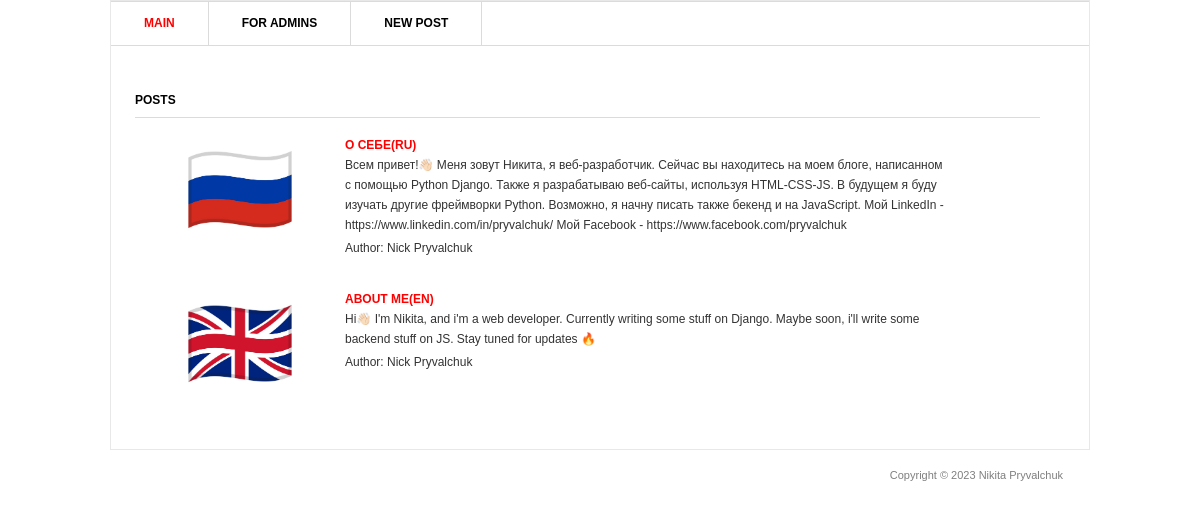
The page / on the database its author committed.
### blog/models.py (models this page shows, shortened)
class Post(models.Model):
    title = models.CharField('Title', max_length=32)
    description = models.TextField('Text')
    author = models.CharField('Authors name', max_length=32)
    date = models.DateField('Publication date')
    img = models.ImageField('Image', upload_to='image/%Y')
    class Meta:
        verbose_name = 'Post'
        verbose_name_plural = 'Posts'

### blog/views.py (the view)
# urls.py: urlpatterns = [path('', views.PostView.as_view()),
class PostView(View):
    def get(self, request):
        posts = Post.objects.all()
        return render(request, 'blog/blog.html', {'post_list': posts})

### templates/blog/blog.html (shortened to what this page needs)
{% load static %}
<html >
<head>
	<link rel="stylesheet" href="{% static 'css/style.css' %}" type="text/css" media="all" />
</head>
<body>
<div class="shell">
	<div class="border">
		<div id="navigation">
			<ul>
			    <li><a href="/" class="active">Main</a></li>
			    <li><a href="/admin">For admins</a></li>
				<li><a href="/post_new">New post</a></li>
			</ul>
		</div>
		<div id="main">
			<div id="content" class="left">
				<div class="projects">
					<h3>Posts</h3>
					{% for post in post_list %}
					<div class="item">
						<div class="image left">
							<a href="#"><img src="{{ post.img.url }}" width="200px" /></a>
						</div>
						<div class="text left">
							<h4><a href="{{ post.id }}">{{ post.title }}</a></h4>
							<p>{{ post.description }}</p>
							<p>Author: {{ post.author }}</p>
						</div>
					</div>
					{% endfor %}
				</div>
			</div>
		</div>
	</div>
	<div id="footer">
		<p class="copy right">Copyright &copy;  2023 Nikita Pryvalchuk</p>
	</div>
</div>
</body>
</html>

### static/css/style.css (style rules this page uses)
* { margin: 0; padding: 0; outline:0; }
body { font-size: 12px; line-height: 20px; font-family: Georgia, Arial, Helvetica, Sans-Serif; color: #333; background: url() repeat 0 0; }
a { color: #ff0000; text-decoration: none; cursor:pointer; }
a img { border: 0; }
.left, .alignleft { float: left; display: inline; }
.right, .alignright { float: right; display: inline; }
.shell { width: 980px; margin: 0 auto; }
.border { border: 1px solid #e8e8e8; background: #fff; position: relative; }
#navigation { height: 43px; border-top: 1px solid #dbdbdb; border-bottom: 1px solid #dbdbdb; }
#navigation ul { list-style: none; }
#navigation ul li { float: left; height: 43px; border-right: 1px solid #dbdbdb; font-size: 12px; line-height: 43px; font-weight: bold; text-transform: uppercase; }
#navigation ul li a { float: left; height: 43px; color: #000; padding: 0 33px; }
#navigation ul li a:hover, #navigation ul li a.active { color: #ff0000; text-decoration: none; }
#main { width: 932px; padding: 37px 24px 17px 24px; }
#main h3 { font-size: 12px; line-height: 15px; color: #000; text-transform: uppercase; border-bottom: 1px solid #dbdbdb; padding: 0 0 9px 0; }
#content { width: 905px; }
.projects { padding: 10px 0 0 0; }
.projects h3 { margin: 0 0 17px 0; }
.projects .item { margin: 0 0 28px 0; }
.projects .image { width: 183px; height: 111px; border: 0px solid #dbdbdb; padding: 2px; margin: 0 20px 0 3px; }
.projects .text { width: 600px; }
.projects .text h4 { font-size: 12px; line-height: 15px; color: #333; text-transform: uppercase; padding: 3px 0 2px 0; }
.projects .text p { padding: 0 0 3px 0; }
#footer { font-family: Arial, sans-serif; font-size: 11px; line-height: 14px; color: #7f7f7f; padding: 18px 27px 20px 38px; }

### rows shown on the page
Post: img (picture), title "О СЕБЕ(RU)", description "Всем привет!👋🏻 Меня зовут Никита, я веб-разработчик. Сейчас вы находитесь на моем блоге, написанном с помощью Python Django. Также я разрабатываю веб-сайты, используя HTML-CSS-JS. В будущем я буду изучать другие фреймворки Python. Возможно, я начну писать также бекенд и на JavaScript. Мой LinkedIn - https://www.linkedin.com/in/pryvalchuk/ Мой Facebook - https://www.facebook.com/pryvalchuk", author "Nick Pryvalchuk"
Post: img (picture), title "ABOUT ME(EN)", description "Hi👋🏻 I'm Nikita, and i'm a web developer. Currently writing some stuff on Django. Maybe soon, i'll write some backend stuff on JS. Stay tuned for updates 🔥", author "Nick Pryvalchuk"
